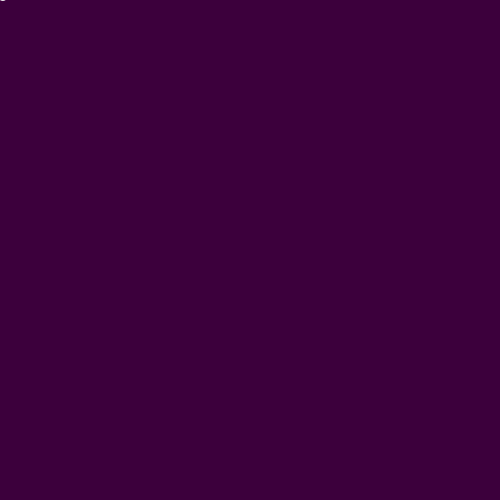
Frame 1 (no input)
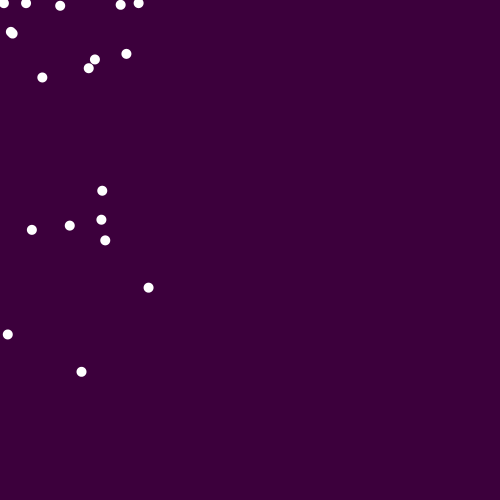
Frame 60 (the mouse pressed at the canvas centre just before this capture)
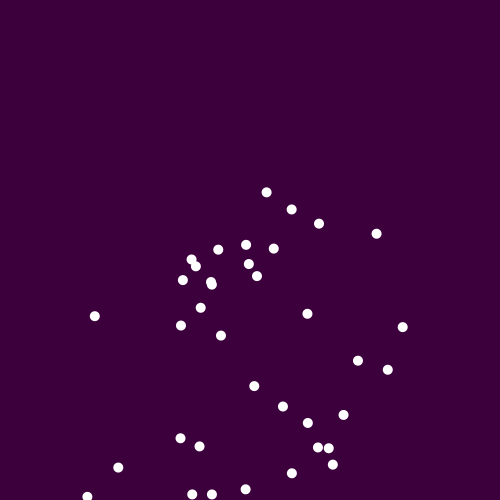
Frame 120 (the mouse held since frame 60 and released just before this capture)

The Processing sketch that drew these frames (run headless with seeded random() and noise(); from frame 60 on, the mouse is pressed at the canvas centre):

// Processing sketch: processing_49500
// ── processing_49500.pde


Particle [] pickles = new Particle[0]; 

void setup () {

  size (500, 500);
  smooth();
  noStroke();
  
//  for (int i = 0; i < pickles.length; i++){
//  pickles[i] = new Particle();
//  }
  
}

void draw() {
  
  background(60, 0, 60);
  
  pickles = (Particle[])append (pickles, new Particle());
  for (int i = 0; i < pickles.length; i++){  
  pickles[i].update();
  }
  // check to see if we have more than 10 particles and if so...
  if (pickles.length > 50){
   // take the oldest off the front of the array
   pickles = (Particle[])subset(pickles, 1);
    
  }
  
}

class Particle {

  // position properties for the Particle
  float x;
  float y;

  // velX and velY is the same as speedX and speedY
  float velX;
  float velY;
  
  float drag;

  // Constructor:  this is a special function that is called whenever a Particle
  // is instantiated. 
  Particle () {

    // x and y positions are set to the center of the screen
    x = mouseX;
    y = mouseY;

    // setting speed to be random
    velX = random (-10, 10);
    velY = random (-10, 10);
    
    drag = 0.96;
  }

  void update() {
    
    // add a velocity for the particles
    velX *= drag;
    velY *= drag;
    
    // add gravity
    velY += 0.5;
    
    x += velX;
    y += velY;
    
    fill (255);
    ellipse (x, y, 10, 10);
    
  }
  
  
}
